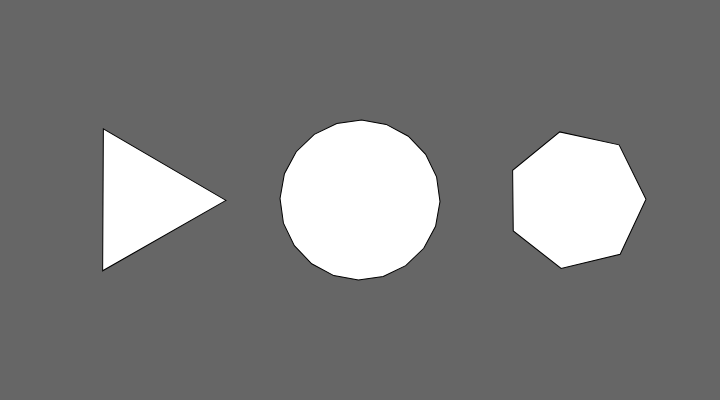
Frame 1 (no input)
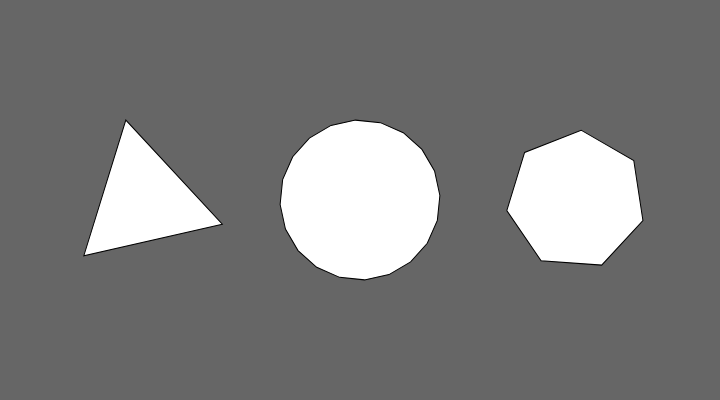
Frame 60 (no input)
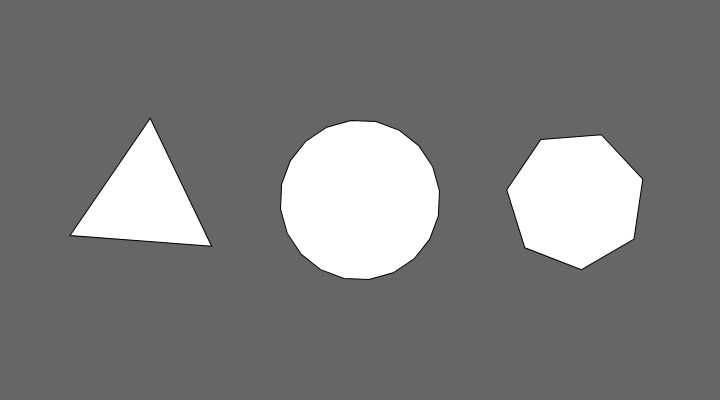
Frame 120 (the mouse pressed at the canvas centre since frame 60)

The p5.js sketch that drew these frames (run headless with seeded random() and noise() and a simulated clock; from frame 60 on, the mouse is pressed at the canvas centre):

// p5.js sketch
// ── sketch.js
function setup() {
    createCanvas(720, 400);
}

function draw() {
    background(102);

    push();
    translate(width * 0.2, height * 0.5);
    rotate(frameCount / 200.0);
    polygon(0, 0, 82, 3);
    pop();

    push();
    translate(width * 0.5, height * 0.5);
    rotate(frameCount / 50.0);
    polygon(0, 0, 80, 20);
    pop();

    push();
    translate(width * 0.8, height * 0.5);
    rotate(frameCount / -100.0);
    polygon(0, 0, 70, 7);
    pop();
}

function polygon(x, y, radius, npoints) {
    let angle = TWO_PI / npoints;
    beginShape();
    for (let a = 0; a < TWO_PI; a += angle) {
        let sx = x + cos(a) * radius;
        let sy = y + sin(a) * radius;
        vertex(sx, sy);
    }
    endShape(CLOSE);
}
